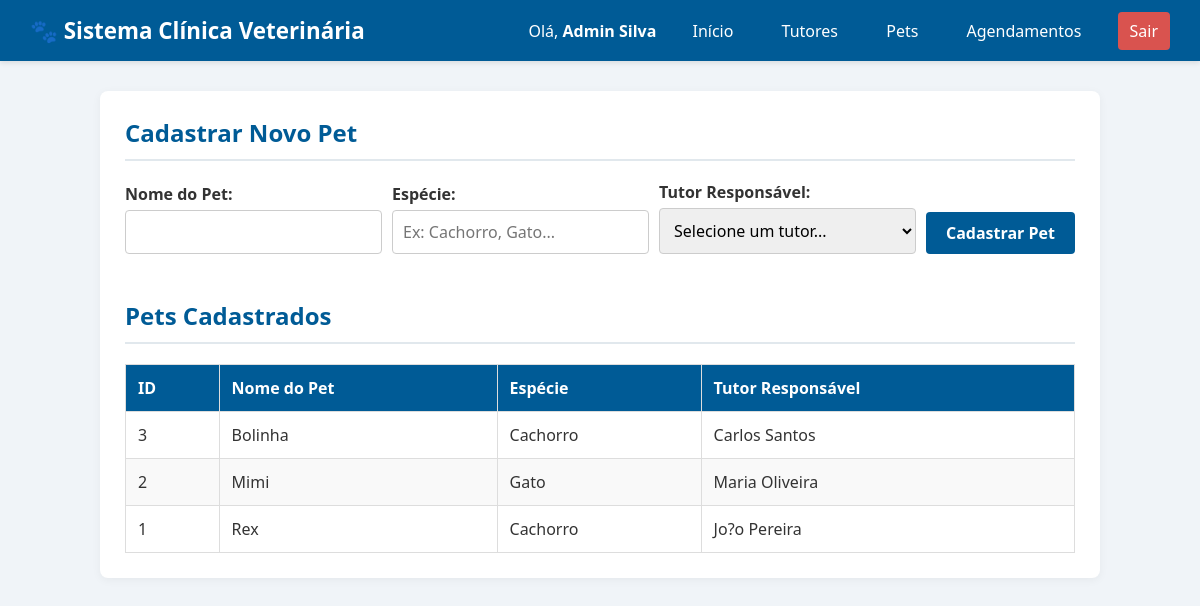
The page /sistemapets/pets.php (signed in) on the database its author committed.
### tables this page shows
CREATE TABLE `pets` (
  `id` int(11) NOT NULL,
  `nome` varchar(100) NOT NULL,
  `especie` varchar(50) DEFAULT NULL,
  `tutor_id` int(11) NOT NULL
);

CREATE TABLE `tutores` (
  `id` int(11) NOT NULL,
  `nome` varchar(100) NOT NULL,
  `cpf` varchar(255) NOT NULL
);

### sistemapets/pets.php (the view, shortened to what this page needs)
<?php
require 'conexao.php';
$pets = $pdo->query("SELECT p.*, t.nome AS nome_tutor FROM pets p JOIN tutores t ON p.tutor_id = t.id ORDER BY p.id DESC")->fetchAll(PDO::FETCH_ASSOC);
?>
<!DOCTYPE html>
<html lang="pt-BR">
<head>
    <link rel="stylesheet" href="style.css">
</head>
<body>
    <header>
        <h1>🐾 Sistema Clínica Veterinária</h1>
        <nav>
            <span>Olá, <strong><?= htmlspecialchars($_SESSION['usuario_nome']) ?></strong></span>
            <a href="principal.php">Início</a>
            <a href="tutores.php">Tutores</a>
            <a href="pets.php">Pets</a>
            <a href="agendamentos.php">Agendamentos</a>
            <a href="logout.php" class="btn-sair">Sair</a>
        </nav>
    </header>
    <div class="container">
        <h2>Cadastrar Novo Pet</h2>
        <form method="POST">
            <div class="flex-row">
                <div class="form-group" style="flex: 1;">
                    <label>Nome do Pet:</label>
                    <input type="text" name="nome" required>
                </div>
                <div class="form-group" style="flex: 1;">
                    <label>Espécie:</label>
                    <input type="text" name="especie" placeholder="Ex: Cachorro, Gato..." required>
                </div>
                <div class="form-group" style="flex: 1;">
                    <label>Tutor Responsável:</label>
                    <select name="tutor_id" required>
                        <option value="">Selecione um tutor...</option>
                    </select>
                </div>
                <div class="form-group">
                    <button type="submit">Cadastrar Pet</button>
                </div>
            </div>
        </form>
        <h2 style="margin-top: 30px;">Pets Cadastrados</h2>
        <table>
            <thead>
                <tr>
                    <th>ID</th>
                    <th>Nome do Pet</th>
                    <th>Espécie</th>
                    <th>Tutor Responsável</th>
                </tr>
            </thead>
            <tbody>
                <?php foreach ($pets as $p): ?>
                <tr>
                    <td><?= $p['id'] ?></td>
                    <td><?= htmlspecialchars($p['nome']) ?></td>
                    <td><?= htmlspecialchars($p['especie']) ?></td>
                    <td><?= htmlspecialchars($p['nome_tutor']) ?></td>
                </tr>
                <?php endforeach; ?>
            </tbody>
        </table>
    </div>
</body>
</html>

### sistemapets/style.css (style rules this page uses)
* { box-sizing: border-box; margin: 0; padding: 0; font-family: 'Segoe UI', Tahoma, Geneva, Verdana, sans-serif; }
body { background-color: #f0f4f8; color: #333; }
header { background-color: #005b96; color: white; padding: 15px 30px; display: flex; justify-content: space-between; align-items: center; box-shadow: 0 2px 5px rgba(0,0,0,0.1); }
header h1 { font-size: 1.4rem; }
nav a { color: white; text-decoration: none; margin-left: 20px; font-weight: 500; padding: 8px 12px; border-radius: 4px; transition: background 0.3s; }
.btn-sair { background-color: #d9534f; }
.container { max-width: 1000px; margin: 30px auto; background: white; padding: 25px; border-radius: 8px; box-shadow: 0 2px 10px rgba(0,0,0,0.05); }
h2 { color: #005b96; margin-bottom: 20px; border-bottom: 2px solid #e1e8ed; padding-bottom: 10px; }
.form-group { margin-bottom: 15px; }
label { display: block; margin-bottom: 5px; font-weight: bold; }
input, select { width: 100%; padding: 10px; border: 1px solid #ccc; border-radius: 4px; font-size: 1rem; }
button { background-color: #005b96; color: white; border: none; padding: 10px 20px; border-radius: 4px; cursor: pointer; font-size: 1rem; font-weight: bold; }
table { width: 100%; border-collapse: collapse; margin-top: 20px; }
th, td { border: 1px solid #ddd; padding: 12px; text-align: left; }
th { background-color: #005b96; color: white; }
tr:nth-child(even) { background-color: #f9f9f9; }
.flex-row { display: flex; gap: 10px; align-items: flex-end; }

### rows shown on the page
pets: id "3", nome "Bolinha", especie "Cachorro", tutor.nome "Carlos Santos"
pets: id "2", nome "Mimi", especie "Gato", tutor.nome "Maria Oliveira"
pets: id "1", nome "Rex", especie "Cachorro", tutor.nome "Jo?o Pereira"

### other values the page prints
$_SESSION['usuario_nome'] "Admin Silva"
